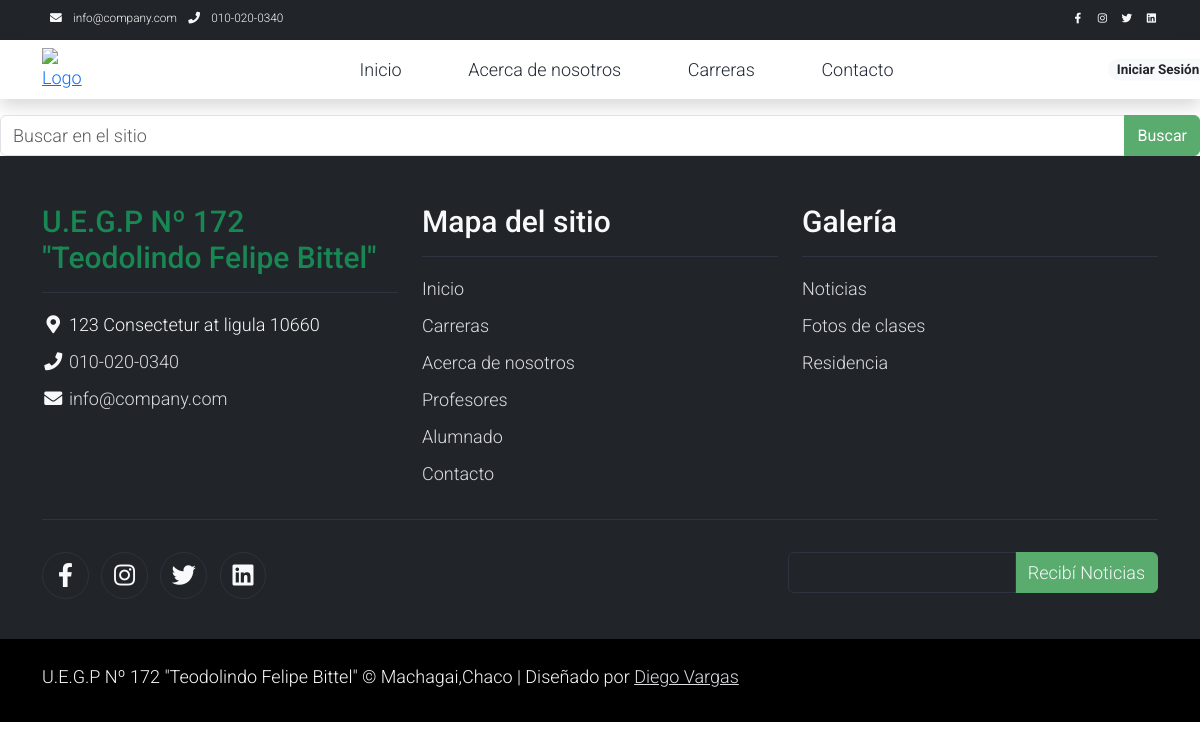
Before: /listado_comentario/ with the older database file.
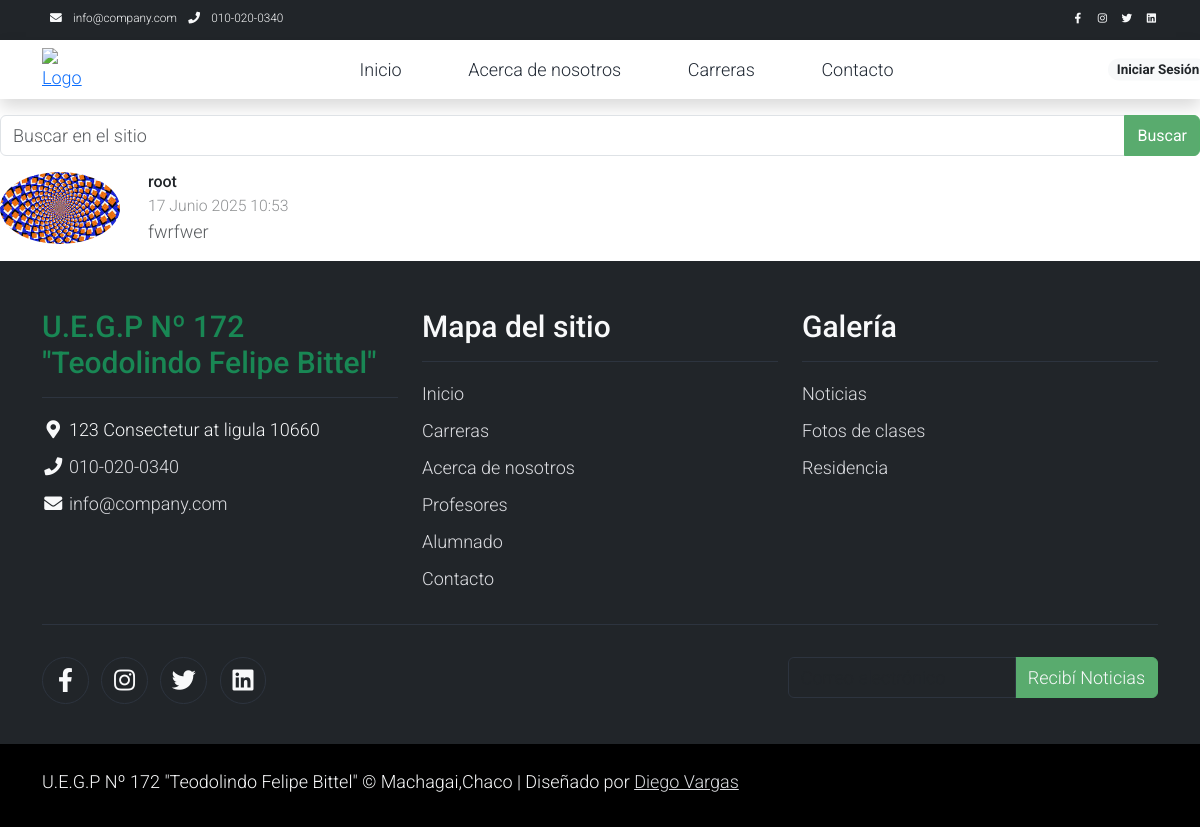
After: the same page with the newer database file.
### apps/comentario/models.py (models this page shows, shortened)
class Comentario(models.Model):
    articulo = models.ForeignKey('articulo.Articulo', on_delete=models.CASCADE, related_name='comentarios')
    usuario = models.ForeignKey(settings.AUTH_USER_MODEL, on_delete=models.CASCADE, related_name='comentarios')
    texto = models.TextField()
    fecha = models.DateTimeField(auto_now_add=True)

### apps/usuario/models.py (models this page shows, shortened)
class Usuario(AbstractUser):
    imagen = models.ImageField(null=True, blank=True,upload_to='usuario', default='usuario/user-default.png')

### apps/comentario/views.py (the view)
# urls.py: path('listado_comentario/', ListadoComentarioView.as_view(), name='listado_comentario'),
class ListadoComentarioView(View):
    def get(self, request):
        comentarios = Comentario.objects.all()
        usuario = request.user.id
        context = {
            'comentarios': comentarios,
            'usuario': usuario,
        }
        return render(request, 'comentario/listadoComentario.html', context)

### template/comentario/listadoComentario.html (shortened to what this page needs)
{% extends 'base.html' %}
{% block contenido %}
<section class="pricing">
  {% for c in comentarios %}
    <div class="row justify-content-md-center ">
      <div class="php-email-form" >
        <div class="list-group-item d-flex gap-3 py-3" aria-current="true">
          <img src="{{ c.usuario.imagen.url }}" style="width:10%; height: 10%;" width="40" height="40" class="rounded-circle flex-shrink-0">
          <div class="d-flex gap-2 w-100 justify-content-between">
            <div class= "container">
              <h6 class="mb-0">{{ c.usuario.username }}</h6>
              <small class="opacity-50 text-nowrap">{{ c.fecha }}</small>
              <p class="mb-0 text-break opacity-75">{{ c.texto }}</p>
            </div>
          </div>
        </div>
      </div>
    </div>
  {% endfor %}
</section>
{% endblock contenido %}

### template/base.html (shortened to what this page needs)
{% load static %}
<!DOCTYPE html>
<html lang="es">
<head>
    <link rel="stylesheet" href="{% static 'assets/css/bootstrap.min.css' %}">
    <link rel="stylesheet" href="{% static 'assets/css/templatemo.css' %}">
    <link rel="stylesheet" href="{% static 'assets/css/custom.css' %}">
    <link href="https://cdn.jsdelivr.net/npm/bootstrap@5.3.0/dist/css/bootstrap.min.css" rel="stylesheet">
    <link rel="stylesheet" href=" {% static 'assets/css/fontawesome.min.css' %}">
    <link rel="stylesheet" href="https://cdn.jsdelivr.net/npm/sweetalert2@11.0.17/dist/sweetalert2.min.css">
</head>
<body>
    <nav class="navbar navbar-expand-lg bg-dark navbar-light d-none d-lg-block" id="templatemo_nav_top">
        <div class="container text-light">
            <div class="w-100 d-flex justify-content-between">
                <div>
                    <i class="fa fa-envelope mx-2"></i>
                    <a class="navbar-sm-brand text-light text-decoration-none" href="#">info@company.com</a>
                    <i class="fa fa-phone mx-2"></i>
                    <a class="navbar-sm-brand text-light text-decoration-none" href="#">010-020-0340</a>
                </div>
                <div>
                    <a class="text-light" href="#" target="_blank" rel="sponsored"><i class="fab fa-facebook-f fa-sm fa-fw me-2"></i></a>
                    <a class="text-light" href="https://www.instagram.com/" target="_blank"><i class="fab fa-instagram fa-sm fa-fw me-2"></i></a>
                    <a class="text-light" href="https://twitter.com/" target="_blank"><i class="fab fa-twitter fa-sm fa-fw me-2"></i></a>
                    <a class="text-light" href="https://www.linkedin.com/" target="_blank"><i class="fab fa-linkedin fa-sm fa-fw"></i></a>
                </div>
            </div>
        </div>
    </nav>
    <nav class="navbar navbar-expand-lg navbar-light shadow">
        <div class="container d-flex justify-content-between align-items-center">
            <a href="{% url 'index' %}">
                <img class="logo-uegp" src="{% static 'img/logo.png' %}" alt="Logo">
            </a>
            <div class="align-self-center collapse navbar-collapse flex-fill  d-lg-flex justify-content-lg-between" id="templatemo_main_nav">
                <div class="flex-fill">
                    <ul class="nav navbar-nav d-flex justify-content-between mx-lg-auto">
                        <li class="nav-item">
                            <a class="nav-link" href="{% url 'index' %}">Inicio</a>
                        </li>
                        <li class="nav-item">
                            <a class="nav-link" href="{% url 'index' %}">Acerca de nosotros</a>
                        </li>
                        <li class="nav-item">
                            <a class="nav-link" href="{% url 'apps.articulo:articulos' %}">Carreras</a>
                        </li>
                        <li class="nav-item">
                            <a class="nav-link" href="{% url 'contacto' %}">Contacto</a>
                        </li>
                    </ul>
                </div>
                    {% if user.is_authenticated %}
                            <form class="nav-icon position-relative text-decoration-none" action="{% url 'apps.usuario:logout' %}" method="post">
                                {% csrf_token %}
                                <button type="submit"><span class="position-absolute top-200 left-100 translate-middle badge rounded-pill bg-light text-dark">{{ user.username }}: Cerrar Sesión</span></button>
                            </form>
                    {% else %}
                        <a class="nav-icon position-relative text-decoration-none" href="{% url 'apps.usuario:login' %}?next={{ request.path }}">
                            <span class="position-absolute top-200 left-100 translate-middle badge rounded-pill bg-light text-dark">Iniciar Sesión</span>
                        </a>
                    {% endif %}
                </div>
            </div>
    </nav>
    <form class="w-100 mt-3" action="{% url 'apps.articulo:resultado_busqueda' %}" method="get">
        <div class="input-group">
            <input type="text" class="form-control" name="query" placeholder="Buscar en el sitio" required>
            <button class="btn btn-success" type="submit">Buscar</button>
        </div>
    </form>
    {% block contenido %}
    {% endblock %}
    <footer class="bg-dark" id="tempaltemo_footer">
        <div class="container">
            <div class="row">
                <div class="col-md-4 pt-5">
                    <h2 class="h2 text-success border-bottom pb-3 border-light logo">U.E.G.P Nº 172 "Teodolindo Felipe Bittel"</h2>
                    <ul class="list-unstyled text-light footer-link-list">
                        <li>
                            <i class="fas fa-map-marker-alt fa-fw"></i>
                            123 Consectetur at ligula 10660
                        </li>
                        <li>
                            <i class="fa fa-phone fa-fw"></i>
                            <a class="text-decoration-none" href="tel:010-020-0340">010-020-0340</a>
                        </li>
                        <li>
                            <i class="fa fa-envelope fa-fw"></i>
                            <a class="text-decoration-none" href="mailto:info@company.com">info@company.com</a>
                        </li>
                    </ul>
                </div>
                <div class="col-md-4 pt-5">
                    <h2 class="h2 text-light border-bottom pb-3 border-light">Mapa del sitio</h2>
                    <ul class="list-unstyled text-light footer-link-list">
                        <li><a class="text-decoration-none" href="#">Inicio</a></li>
                        <li><a class="text-decoration-none" href="#">Carreras</a></li>
                        <li><a class="text-decoration-none" href="#">Acerca de nosotros</a></li>
                        <li><a class="text-decoration-none" href="#">Profesores</a></li>
                        <li><a class="text-decoration-none" href="#">Alumnado</a></li>
                        <li><a class="text-decoration-none" href="#">Contacto</a></li>
                    </ul>
                </div>
                <div class="col-md-4 pt-5">
                    <h2 class="h2 text-light border-bottom pb-3 border-light">Galería</h2>
                    <ul class="list-unstyled text-light footer-link-list">
                        <li><a class="text-decoration-none" href="#">Noticias</a></li>
                        <li><a class="text-decoration-none" href="#">Fotos de clases</a></li>
                        <li><a class="text-decoration-none" href="#">Residencia</a></li>
                    </ul>
                </div>
            </div>
            <div class="row text-light mb-4">
                <div class="col-12 mb-3">
                    <div class="w-100 my-3 border-top border-light"></div>
                </div>
                <div class="col-auto me-auto">
                    <ul class="list-inline text-left footer-icons">
                        <li class="list-inline-item border border-light rounded-circle text-center">
                            <a class="text-light text-decoration-none" target="_blank" href="http://facebook.com/"><i class="fab fa-facebook-f fa-lg fa-fw"></i></a>
                        </li>
                        <li class="list-inline-item border border-light rounded-circle text-center">
                            <a class="text-light text-decoration-none" target="_blank" href="https://www.instagram.com/"><i class="fab fa-instagram fa-lg fa-fw"></i></a>
                        </li>
                        <li class="list-inline-item border border-light rounded-circle text-center">
                            <a class="text-light text-decoration-none" target="_blank" href="https://twitter.com/"><i class="fab fa-twitter fa-lg fa-fw"></i></a>
                        </li>
                        <li class="list-inline-item border border-light rounded-circle text-center">
                            <a class="text-light text-decoration-none" target="_blank" href="https://www.linkedin.com/"><i class="fab fa-linkedin fa-lg fa-fw"></i></a>
                        </li>
                    </ul>
                </div>
                <div class="col-auto">
                    <div class="input-group mb-2">
                        <input type="text" class="form-control bg-dark border-light" id="subscribeEmail" placeholder="Correo electrónico">
                        <div class="input-group-text btn-success text-light">Recibí Noticias</div>
                    </div>
                </div>
            </div>
        </div>
        <div class="w-100 bg-black py-3">
            <div class="container">
                <div class="row pt-2">
                    <div class="col-12">
                        <p class="text-left text-light">
                            U.E.G.P Nº 172 "Teodolindo Felipe Bittel" &copy; Machagai,Chaco
                            | Diseñado por <a rel="sponsored" href="#" target="_blank">Diego Vargas</a>
                        </p>
                    </div>
                </div>
            </div>
        </div>
    </footer>
</body>
</html>

### static/assets/css/templatemo.css (style rules this page uses)
body, ul, li, p, a, label, input, div { font-family: 'Roboto', sans-serif; font-size: 18px !important; font-weight: 300 !important; }
.h2 { font-family: 'Roboto', sans-serif; font-size: 30px !important; font-weight: 300; }
.logo { font-weight: 500 !important; }
.text-success { color: #59ab6e !important; }
.text-light { color: #cfd6e1 !important; }
.bg-dark { background-color: #212934 !important; }
.bg-light { background-color: #e9eef5 !important; }
.bg-black { background-color: #1d242d !important; }
.btn-success { background-color: #59ab6e !important; border-color: #56ae6c !important; }
#templatemo_nav_top { min-height: 40px; }
#templatemo_nav_top * { font-size: .9em !important; }
#templatemo_main_nav a { color: #212934; }
.form-control { border: 1px solid #e8e8e8; }
#tempaltemo_footer a { color: #dcdde1; }
#tempaltemo_footer ul.footer-link-list li { padding-top: 10px; }
#tempaltemo_footer ul.footer-icons li { width: 2.6em; height: 2.6em; line-height: 2.6em; }
#tempaltemo_footer .border-light { border-color: #2d343f !important; }
@media (min-width: 768px) { #templatemo_main_nav .navbar-nav { max-width: 450px; } }
@media (min-width: 992px) { #templatemo_main_nav .navbar-nav { max-width: 550px; } }

### static/assets/css/custom.css (style rules this page uses)
.logo-uegp { height: 4rem; margin: 0%; padding: 0%; }

Changed rows visible on the page:
added Comentario: usuario.imagen (placeholder picture), usuario.username "root", fecha "17 Junio 2025 10:53", texto "fwrfwer"
